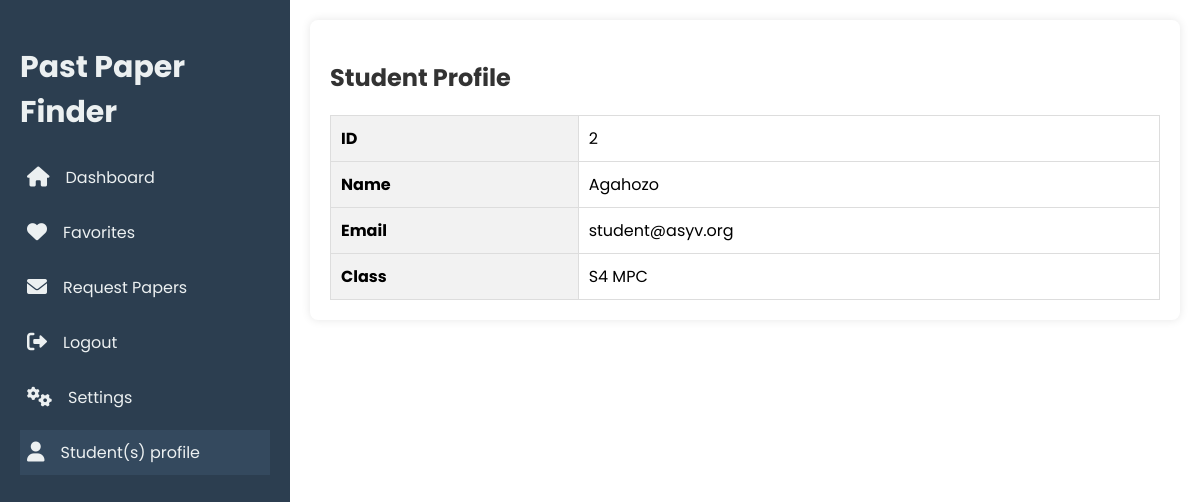
Page /studentProfile.php (signed in) on the committed database.
### tables this page shows
CREATE TABLE `users` (
  `id` int(11) NOT NULL,
  `name` varchar(255) DEFAULT NULL,
  `email` varchar(255) NOT NULL,
  `password` varchar(255) NOT NULL,
  `userrole` varchar(255) NOT NULL,
  `class_id` int(11) DEFAULT NULL
);

CREATE TABLE `class` (
  `id` int(11) NOT NULL,
  `classname` varchar(255) NOT NULL
);

### studentProfile.php (the view, shortened to what this page needs)
<?php
include('connection.php');
$userId = $_SESSION['id'];
$sql = "
    SELECT users.*, class.classname
    FROM users
    LEFT JOIN class ON users.class_id = class.id
    WHERE users.id = $userId
";
$result = mysqli_query($conn, $sql);
$student = mysqli_fetch_assoc($result);
?>
<!DOCTYPE html>
<html lang="en">
  <head>
    <link rel="stylesheet" href="studentProfile.css" />
    <link
      rel="stylesheet"
      href="https://cdnjs.cloudflare.com/ajax/libs/font-awesome/6.0.0/css/all.min.css"
    />
  </head>
  <body>
    <div class="dashboard">
      <aside class="sidebar">
        <h2>Past Paper Finder</h2>
        <nav>
          <a href="studentDashboard.php"><i class="fa fa-home"></i> Dashboard</a>
          <a href="studentfavorite.php"><i class="fa fa-heart"></i> Favorites</a>
          <a href="studentRequestpastpaper.php"><i class="fa fa-envelope"></i> Request Papers</a>
          <a href="studentlogout.php"><i class="fa fa-sign-out-alt"></i> Logout</a>
          <a href="studentsettings.php"><i class="fa fa-cogs" ></i> Settings</a>
          <a href="studentProfile.php" class="active"><i class="fa fa-user" ></i> Student(s) profile</a>
        </nav>
      </aside>
      <main>
        <section class="papers">
          <div class="container">
            <h1>Student Profile</h1>
            <?php if ($student): ?>
                <table>
                    <tr>
                        <th>ID</th>
                        <td><?php echo $student['id']; ?></td>
                    </tr>
                    <tr>
                        <th>Name</th>
                        <td><?php echo $student['name']; ?></td>
                    </tr>
                    <tr>
                        <th>Email</th>
                        <td><?php echo $student['email']; ?></td>
                    </tr>
                    <tr>
                        <th>Class</th>
                        <td><?php echo $student['classname']; ?></td>
                    </tr>
                </table>
            <?php else: ?>
                <p>Student not found.</p>
            <?php endif; ?>
        </div>
        </section>
      </main>
    </div>
  </body>
</html>

### studentProfile.css (style rules this page uses)
body { margin: 0; font-family: "Poppins", sans-serif; }
.dashboard { display: flex; min-height: 100vh; }
.sidebar { width: 250px; background: #2c3e50; color: #ecf0f1; padding: 20px; }
.sidebar h2 { font-size: 30px; margin-bottom: 20px; }
a .fa { font-size: 20px; font-weight: 900; }
.sidebar nav a { display: flex; align-items: center; gap: 1rem; color: #ecf0f1; padding: 10px 7px; text-decoration: none; margin-bottom: 10px; transition: background 0.3s; font-family: "Poppins", sans-serif; font-size: 16px; }
.sidebar nav a:hover, .sidebar nav a.active { background: #34495e; }
main { flex: 1; padding: 20px; }
.container { padding: 20px; background-color: #fff; border-radius: 8px; box-shadow: 0 0 10px rgba(0, 0, 0, 0.1); }
h1 { color: #333; margin-bottom: 20px; }
table { width: 100%; border-collapse: collapse; margin-top: 20px; }
table, th, td { border: 1px solid #ddd; }
th, td { padding: 10px; text-align: left; }
th { background-color: #f2f2f2; }

### rows in the picture
users: id "2", name "Agahozo", email "student@asyv.org", class.classname "S4 MPC"
